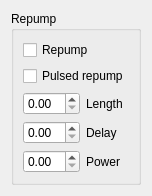
<?xml version="1.0" encoding="UTF-8"?>
<ui version="4.0">
 <class>Form</class>
 <widget class="QWidget" name="Form">
  <property name="geometry">
   <rect>
    <x>0</x>
    <y>0</y>
    <width>132</width>
    <height>175</height>
   </rect>
  </property>
  <property name="windowTitle">
   <string>Form</string>
  </property>
  <layout class="QGridLayout" name="gridLayout">
   <item row="0" column="0">
    <widget class="QGroupBox" name="groupBox">
     <property name="sizePolicy">
      <sizepolicy hsizetype="Expanding" vsizetype="Expanding">
       <horstretch>0</horstretch>
       <verstretch>0</verstretch>
      </sizepolicy>
     </property>
     <property name="title">
      <string>Repump</string>
     </property>
     <layout class="QGridLayout" name="gridLayout_2">
      <item row="0" column="0">
       <widget class="QCheckBox" name="checkBox">
        <property name="text">
         <string>Repump</string>
        </property>
       </widget>
      </item>
      <item row="1" column="0">
       <widget class="QCheckBox" name="checkBox_2">
        <property name="text">
         <string>Pulsed repump</string>
        </property>
       </widget>
      </item>
      <item row="2" column="0">
       <layout class="QHBoxLayout" name="horizontalLayout">
        <item>
         <widget class="QDoubleSpinBox" name="doubleSpinBox"/>
        </item>
        <item>
         <widget class="QLabel" name="label">
          <property name="text">
           <string>Length</string>
          </property>
         </widget>
        </item>
       </layout>
      </item>
      <item row="3" column="0">
       <layout class="QHBoxLayout" name="horizontalLayout_2">
        <item>
         <widget class="QDoubleSpinBox" name="doubleSpinBox_2"/>
        </item>
        <item>
         <widget class="QLabel" name="label_2">
          <property name="text">
           <string>Delay</string>
          </property>
         </widget>
        </item>
       </layout>
      </item>
      <item row="4" column="0">
       <layout class="QHBoxLayout" name="horizontalLayout_3">
        <item>
         <widget class="QDoubleSpinBox" name="doubleSpinBox_3"/>
        </item>
        <item>
         <widget class="QLabel" name="label_3">
          <property name="text">
           <string>Power</string>
          </property>
         </widget>
        </item>
       </layout>
      </item>
     </layout>
    </widget>
   </item>
  </layout>
 </widget>
 <resources/>
 <connections/>
</ui>
